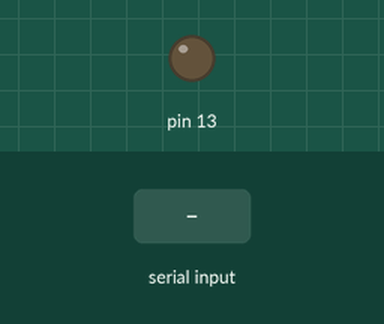
This sketch was run on a simulated Arduino Uno, built with avr-gcc and run on an emulated ATmega328P. Parts: output pins drawn as LEDs (lit = HIGH). The test bench sets the inputs (shaded band).

Above: at 1.2 s.
1.3 s: "Z" received over Serial
At 2.2 s:
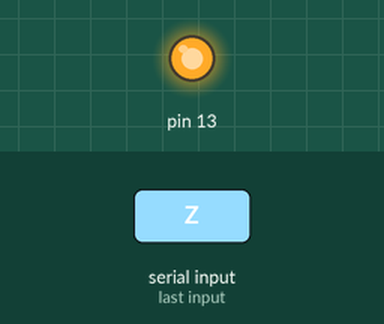
2.8 s: "z" received over Serial
At 3.3 s:
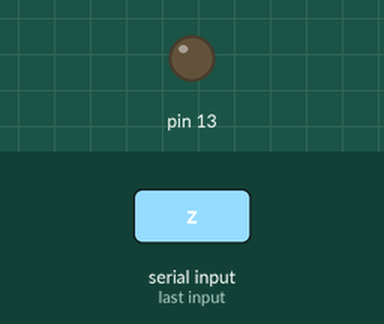
Timing chart, 0 to 5.8 s (numbered marks = the images above; inputs shaded):
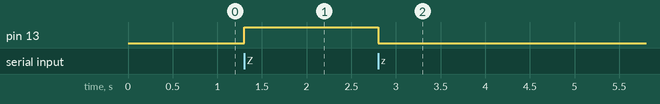

Measured:
- after the input at 1.3 s, pin 13: LOW → HIGH at once
- after the input at 2.8 s, pin 13: HIGH → LOW at once

The sketch:

BT_EX.ino
```cpp
void setup() {
  // put your setup code here, to run once:
Serial.begin(9600);
pinMode(13,OUTPUT);
}

void loop() {
  // put your main code here, to run repeatedly:
char text='z';
while(Serial.available() > 0)
{
  text=Serial.read();
  if(text=='Z')
  {
    digitalWrite(13,HIGH);
  }
  else if(text=='z')
  {
    digitalWrite(13,LOW);
  }
}
}
```
